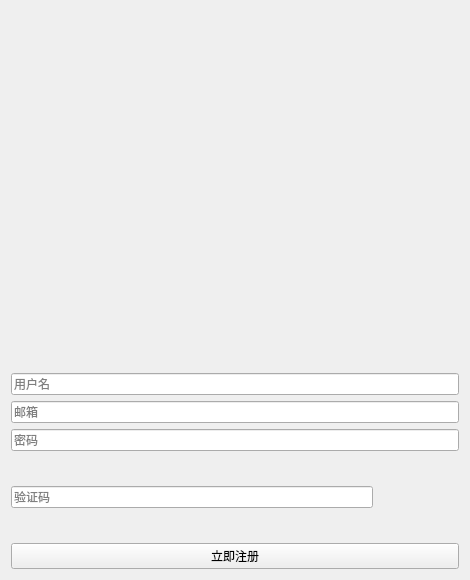
<?xml version="1.0" encoding="UTF-8"?>
<ui version="4.0">
 <class>Form</class>
 <widget class="QWidget" name="Form">
  <property name="geometry">
   <rect>
    <x>0</x>
    <y>0</y>
    <width>470</width>
    <height>580</height>
   </rect>
  </property>
  <property name="minimumSize">
   <size>
    <width>470</width>
    <height>580</height>
   </size>
  </property>
  <property name="maximumSize">
   <size>
    <width>470</width>
    <height>580</height>
   </size>
  </property>
  <property name="windowTitle">
   <string>Form</string>
  </property>
  <property name="styleSheet">
   <string notr="true"/>
  </property>
  <layout class="QVBoxLayout" name="verticalLayout_2">
   <item>
    <layout class="QVBoxLayout" name="verticalLayout">
     <item>
      <layout class="QHBoxLayout" name="horizontalLayout">
       <item>
        <widget class="ImageLabel" name="banner"/>
       </item>
      </layout>
     </item>
     <item>
      <layout class="QVBoxLayout" name="verticalLayout_3">
       <item>
        <layout class="QVBoxLayout" name="verticalLayout_4">
         <item>
          <widget class="LineEdit" name="user_name_input">
           <property name="placeholderText">
            <string>用户名</string>
           </property>
          </widget>
         </item>
         <item>
          <widget class="LineEdit" name="email_input">
           <property name="placeholderText">
            <string>邮箱</string>
           </property>
          </widget>
         </item>
         <item>
          <widget class="PasswordLineEdit" name="password_input">
           <property name="placeholderText">
            <string>密码</string>
           </property>
          </widget>
         </item>
        </layout>
       </item>
       <item>
        <layout class="QHBoxLayout" name="horizontalLayout_2">
         <item>
          <widget class="LineEdit" name="captcha_input">
           <property name="placeholderText">
            <string>验证码</string>
           </property>
          </widget>
         </item>
         <item>
          <widget class="ImageLabel" name="captcha_img">
           <property name="minimumSize">
            <size>
             <width>80</width>
             <height>80</height>
            </size>
           </property>
           <property name="maximumSize">
            <size>
             <width>80</width>
             <height>80</height>
            </size>
           </property>
           <property name="styleSheet">
            <string notr="true"/>
           </property>
          </widget>
         </item>
        </layout>
       </item>
       <item>
        <widget class="PushButton" name="register_button">
         <property name="text">
          <string>立即注册</string>
         </property>
        </widget>
       </item>
      </layout>
     </item>
    </layout>
   </item>
  </layout>
 </widget>
 <customwidgets>
  <customwidget>
   <class>PushButton</class>
   <extends>QPushButton</extends>
   <header>qfluentwidgets</header>
  </customwidget>
  <customwidget>
   <class>ImageLabel</class>
   <extends>QLabel</extends>
   <header>qfluentwidgets</header>
  </customwidget>
  <customwidget>
   <class>LineEdit</class>
   <extends>QLineEdit</extends>
   <header>qfluentwidgets</header>
  </customwidget>
  <customwidget>
   <class>PasswordLineEdit</class>
   <extends>LineEdit</extends>
   <header>qfluentwidgets</header>
  </customwidget>
 </customwidgets>
 <resources/>
 <connections/>
</ui>
